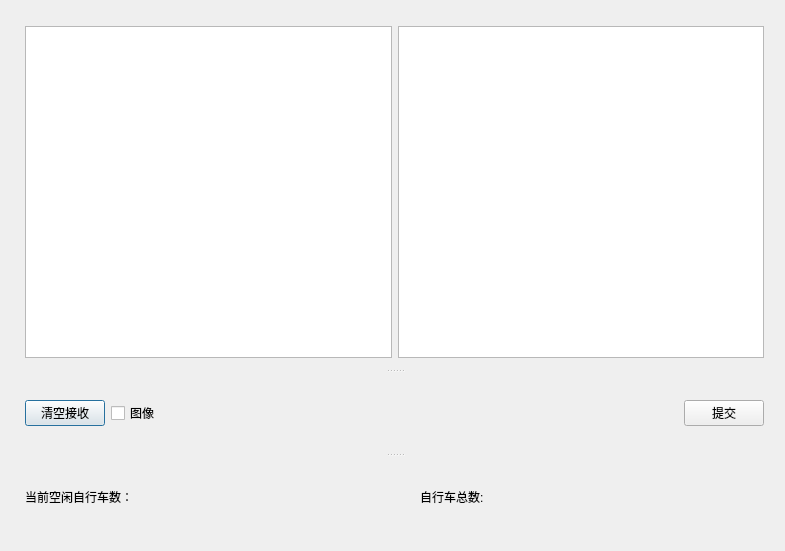
<?xml version="1.0" encoding="UTF-8"?>
<ui version="4.0">
 <class>Dialog</class>
 <widget class="QDialog" name="Dialog">
  <property name="geometry">
   <rect>
    <x>0</x>
    <y>0</y>
    <width>785</width>
    <height>551</height>
   </rect>
  </property>
  <property name="sizePolicy">
   <sizepolicy hsizetype="Preferred" vsizetype="Preferred">
    <horstretch>0</horstretch>
    <verstretch>0</verstretch>
   </sizepolicy>
  </property>
  <property name="acceptDrops">
   <bool>true</bool>
  </property>
  <property name="windowTitle">
   <string>BIKE服务器</string>
  </property>
  <property name="windowIcon">
   <iconset resource="tubiao.qrc">
    <normaloff>:/icon/tray.png</normaloff>:/icon/tray.png</iconset>
  </property>
  <property name="sizeGripEnabled">
   <bool>false</bool>
  </property>
  <property name="modal">
   <bool>false</bool>
  </property>
  <widget class="QSplitter" name="splitter">
   <property name="geometry">
    <rect>
     <x>14</x>
     <y>15</y>
     <width>761</width>
     <height>521</height>
    </rect>
   </property>
   <property name="orientation">
    <enum>Qt::Vertical</enum>
   </property>
   <widget class="QWidget" name="layoutWidget">
    <layout class="QHBoxLayout" name="horizontalLayout_5">
     <item>
      <layout class="QHBoxLayout" name="horizontalLayout_4">
       <item>
        <widget class="QTextBrowser" name="msg"/>
       </item>
      </layout>
     </item>
     <item>
      <layout class="QVBoxLayout" name="verticalLayout"/>
     </item>
     <item>
      <widget class="QTableView" name="database"/>
     </item>
    </layout>
   </widget>
   <widget class="QWidget" name="layoutWidget">
    <layout class="QHBoxLayout" name="horizontalLayout_2">
     <item>
      <widget class="QPushButton" name="clearBtn">
       <property name="text">
        <string>清空接收</string>
       </property>
      </widget>
     </item>
     <item>
      <widget class="QCheckBox" name="show_cam">
       <property name="contextMenuPolicy">
        <enum>Qt::DefaultContextMenu</enum>
       </property>
       <property name="text">
        <string>图像</string>
       </property>
       <property name="icon">
        <iconset resource="tubiao.qrc">
         <normaloff>:/icon/none.ico</normaloff>:/icon/none.ico</iconset>
       </property>
       <property name="checkable">
        <bool>true</bool>
       </property>
       <property name="checked">
        <bool>false</bool>
       </property>
      </widget>
     </item>
     <item>
      <spacer name="horizontalSpacer_2">
       <property name="orientation">
        <enum>Qt::Horizontal</enum>
       </property>
       <property name="sizeHint" stdset="0">
        <size>
         <width>40</width>
         <height>20</height>
        </size>
       </property>
      </spacer>
     </item>
     <item>
      <widget class="QPushButton" name="upload">
       <property name="text">
        <string>提交</string>
       </property>
      </widget>
     </item>
    </layout>
   </widget>
   <widget class="QWidget" name="layoutWidget">
    <layout class="QHBoxLayout" name="horizontalLayout">
     <item>
      <widget class="QLabel" name="label">
       <property name="text">
        <string>当前空闲自行车数：</string>
       </property>
      </widget>
     </item>
     <item>
      <widget class="QLabel" name="num">
       <property name="text">
        <string/>
       </property>
      </widget>
     </item>
     <item>
      <spacer name="horizontalSpacer">
       <property name="orientation">
        <enum>Qt::Horizontal</enum>
       </property>
       <property name="sizeHint" stdset="0">
        <size>
         <width>13</width>
         <height>26</height>
        </size>
       </property>
      </spacer>
     </item>
     <item>
      <widget class="QLabel" name="label_3">
       <property name="text">
        <string>自行车总数:</string>
       </property>
      </widget>
     </item>
     <item>
      <widget class="QLabel" name="bike_total">
       <property name="text">
        <string/>
       </property>
      </widget>
     </item>
     <item>
      <spacer name="horizontalSpacer_3">
       <property name="orientation">
        <enum>Qt::Horizontal</enum>
       </property>
       <property name="sizeHint" stdset="0">
        <size>
         <width>13</width>
         <height>26</height>
        </size>
       </property>
      </spacer>
     </item>
    </layout>
   </widget>
  </widget>
 </widget>
 <layoutdefault spacing="6" margin="11"/>
 <resources>
  <include location="tubiao.qrc"/>
 </resources>
 <connections/>
</ui>
